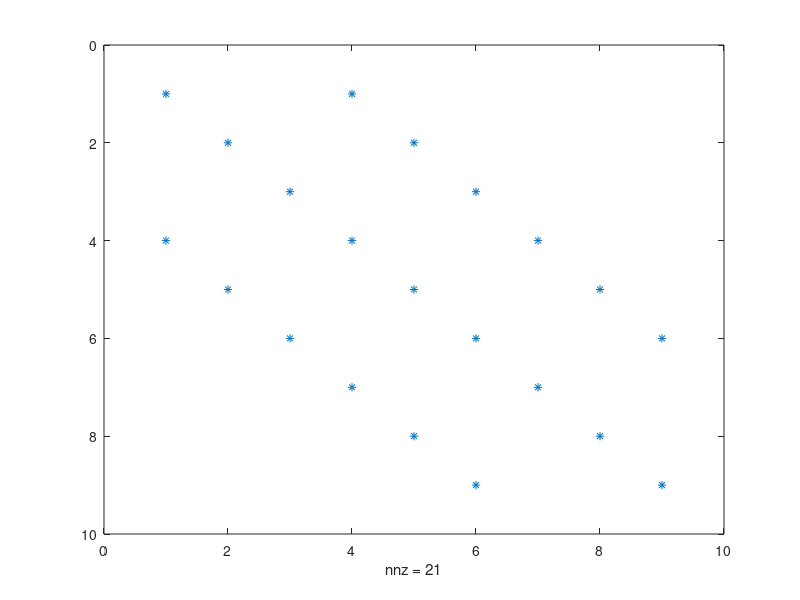

Reproduce this figure in MATLAB.

clear;

nx = 3;
ny = 3 ;
ng = nx * ny ;
q = (1:ng)';

a = zeros(ng,1) ;
b = zeros(ng,1) ;
c = zeros(ng,1) ;
d = zeros(ng,1) ;

for i = 1:ng
    m2 = i;
    m1 = m2 - nx ;
    m3 = m2 + nx ;
    % 下
    if i>=1 && i<=nx 
        c(i) = 1/(q(m2) + q(m3));
        b(i) = 1/( q(m2) + q(m3)) + 1/( 0 + q(m2) );
        % a(i) =1/(  q(m1) + q(m2) );
     % 上边
    elseif i>=ng-nx+1 && i<=ng    
        % c(i) = 1/(q(m2) + q(m3));
        b(i) = 1/( q(m2) +0) + 1/(  q(m1) + q(m2) );
        a(i) =1/(  q(m1) + q(m2) );
    else
        c(i) = 1/(q(m2) + q(m3));
        b(i) = 1/( q(m2) + q(m3)) + 1/(  q(m1) + q(m2) );
        a(i) =1/(  q(m1) + q(m2) );
    end
end
s =diag(a(nx+1:end) , -nx) - diag(b,0) ...
    + diag(c(1:end-nx),nx);

s = s * 2 ;

spy(s)